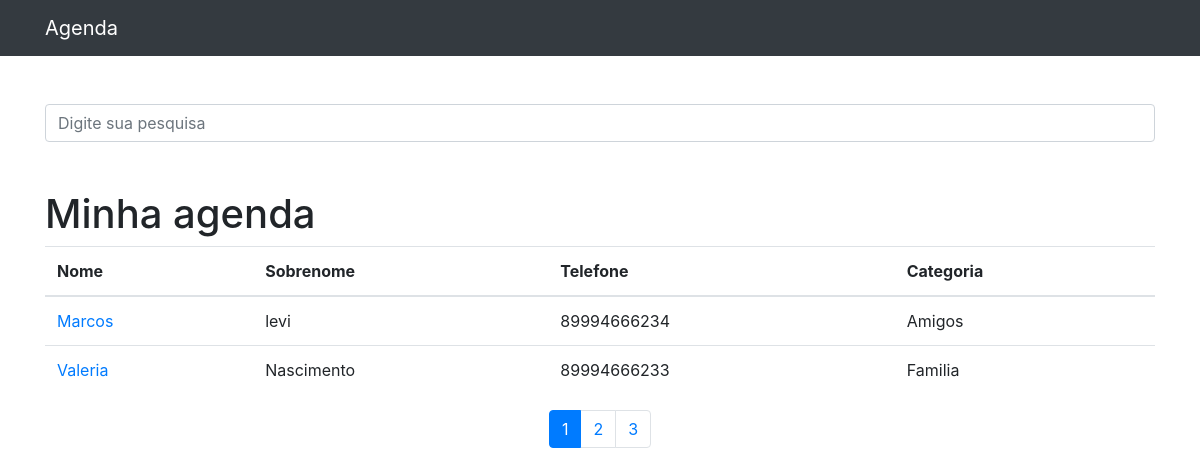
Before: / with the older database file.
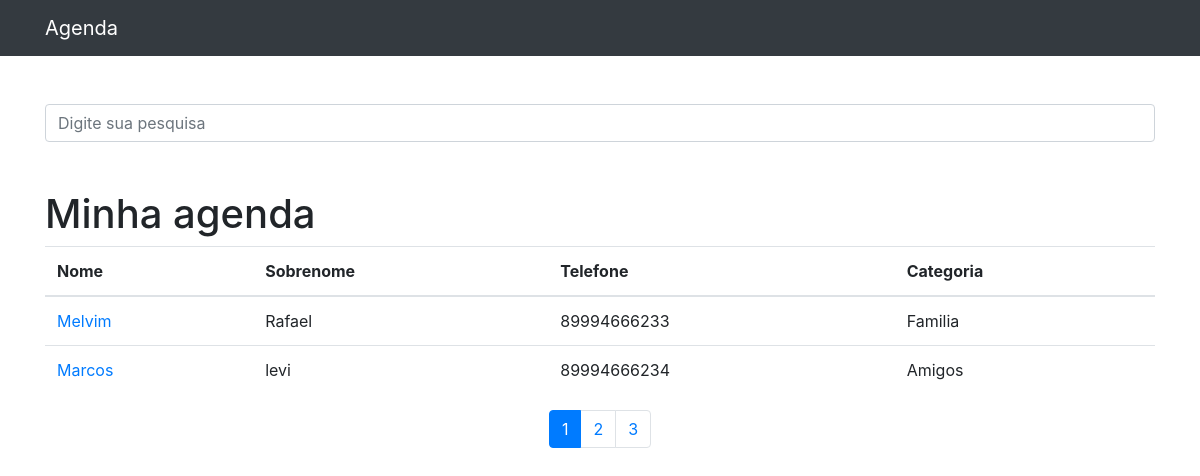
After: the same page with the newer database file.
### contatos/models.py (models this page shows)
class Contato(models.Model):
    nome = models.CharField(max_length= 255)
    sobrenome = models.CharField(max_length= 255, blank = True)
    telefone = models.CharField(max_length= 255)
    email = models.CharField(max_length= 255, blank = True)
    data_criacao = models.DateTimeField(default = timezone.now)
    descricao = models.TextField(blank= True)
    categoria = models.ForeignKey(Categoria, on_delete= models.DO_NOTHING)
    mostrar = models.BooleanField(default=True)
    foto= models.ImageField(blank=True, upload_to='fotos/%Y/%m/%d')

class Categoria(models.Model):
    nome = models.CharField(max_length= 255)
    def __str__(self):
        return self.nome

### contatos/views.py (the view)
# urls.py: path('', views.index, name='index'),
def index(request):
    contatos = Contato.objects.order_by('-id').filter(
        mostrar=True
    )
    paginator = Paginator(contatos, 2)
    page = request.GET.get('p')
    contatos = paginator.get_page(page)
    return render(request, 'contatos/index.html',{
        'contatos': contatos
    })

### contatos/templates/contatos/index.html
{% extends 'base.html'%}
{%block conteudo %}
<h1 class="mt-5">Minha agenda</h1>
        <table class="table">
          <thead>
            <tr>
              <th>Nome</th>
              <th>Sobrenome</th>
              <th>Telefone</th>
              <th>Categoria</th>
            </tr>
          </thead>
          <tbody>
            {% for contato in contatos%}
                <tr>
                  <td>
                    <a href="{% url 'ver_contato' contato.id %}"> {{ contato.nome}} </a>
                  </td>
                  <td>{{ contato.sobrenome}}</td>
                  <td>{{ contato.telefone}}</td>
                  <td>{{ contato.categoria}}</td>
                </tr>
            {% endfor%}
                </tbody>
              </table>
              <nav aria-label="Page navigation example">
                <ul class="pagination justify-content-center">
                  {% for pagina in contatos.paginator.page_range%}
                    {% if contatos.number == pagina %}
                      <li class="page-item active">
                        <a class="page-link" href="?p={{ pagina }}&termo={{ request.GET.termo }}">{{ pagina }}</a>
                      </li>
                    {% else %}
                      <li class="page-item ">
                        <a class="page-link" href="?p={{ pagina }}&termo={{ request.GET.termo }}">{{ pagina }}</a>
                      </li>
                    {% endif %}
                  {% endfor %}
                </ul>
              </nav>
{%endblock %}

### templates/base.html (shortened to what this page needs)
{%load static%}
<!DOCTYPE html>
<html lang="pt">
<head>
    {% include 'parciais/head.html'%}
</head>
<body>
  {% include 'parciais/_nav.html'%}
  <div class="container">
    <div class="row">
      <div class="col-lg-12">
        {% if 'accounts' not in   request.path %}
        <br><br>
          <form method="get" action="{% url 'busca' %}">
            <div class="form-group row">
              <div class="col-12">
                <input class="form-control"
                      type="search" value="{{ request.GET.termo }}"
                      id="search-input"
                      placeholder="Digite sua pesquisa"
                      name="termo">
              </div>
            </div>
          </form>
        {% endif %}
        {%block conteudo%} {%endblock %}
      </div>
    </div>
  </div>
</body>
</html>

### templates/parciais/head.html (shortened to what this page needs)
{%load static%}
<link href="{% static 'vendor/bootstrap/css/bootstrap.min.css' %}" rel="stylesheet">

### templates/parciais/_nav.html (shortened to what this page needs)
<nav class="navbar navbar-expand-lg navbar-dark bg-dark static-top">
    <div class="container">
      <a class="navbar-brand" href="{% url 'index' %}">Agenda</a>
    </div>
  </nav>

Changed rows visible on the page:
no longer on this page (row unchanged): Contato: nome "Valeria", sobrenome "Nascimento", telefone "89994666233", categoria "Familia"
added Contato: nome "Melvim", sobrenome "Rafael", telefone "89994666233", categoria "Familia"
